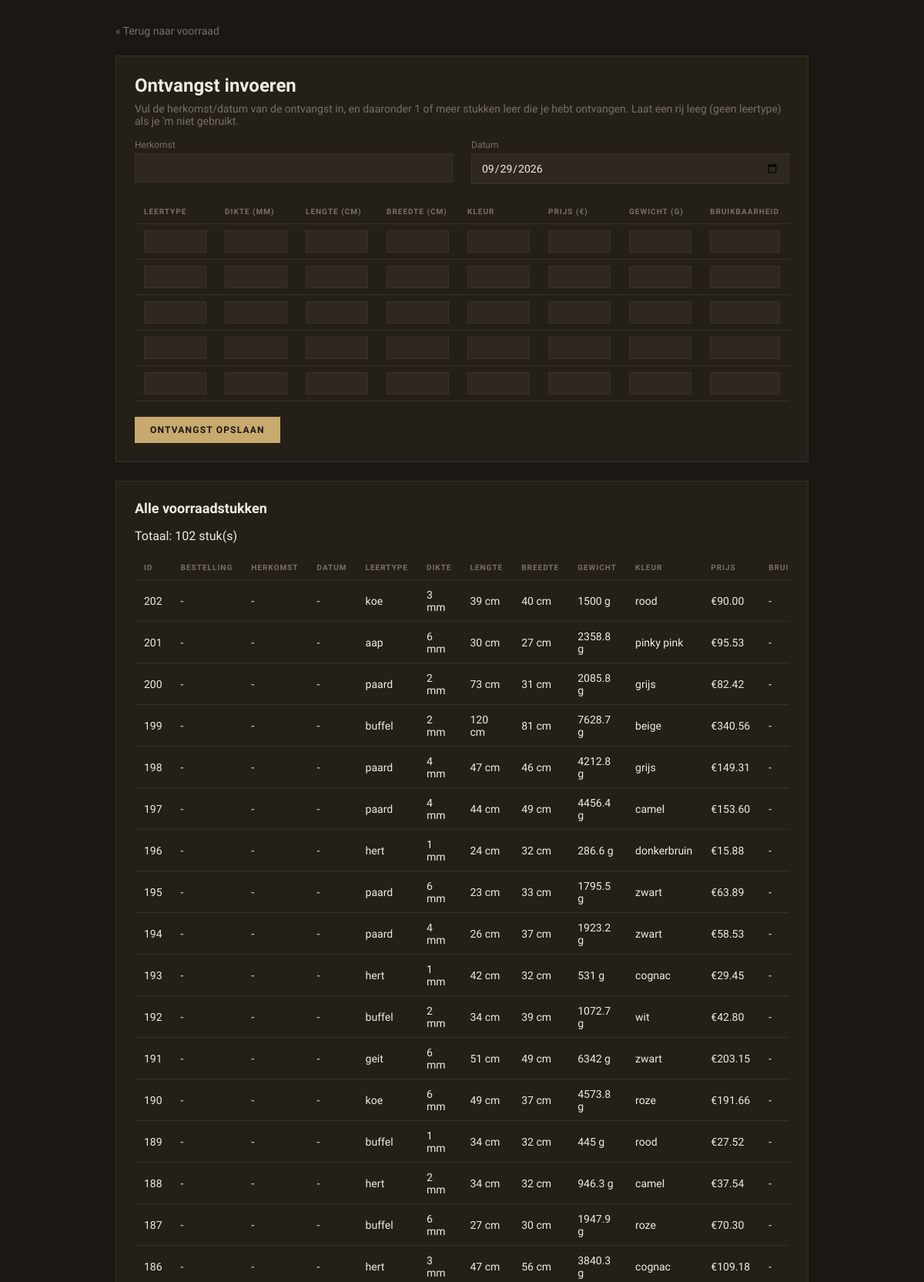
Screenshot of /insert.php (signed in, upper part) with the database file from the repository.
### tables this page shows
CREATE TABLE `voorraad` (
  `ID` int(11) NOT NULL,
  `leertype` varchar(255) NOT NULL,
  `dikteMM` int(11) NOT NULL,
  `lengteCM` int(11) NOT NULL,
  `breedteCM` int(11) NOT NULL,
  `gewichtG` float(11,1) NOT NULL,
  `kleur` varchar(255) NOT NULL,
  `prijs` float(11,2) NOT NULL,
  `status` varchar(50) NOT NULL DEFAULT 'beschikbaar',
  `ontvangst_ID` int(11) NOT NULL,
  `bestelling_ID` int(11) NOT NULL
);

### insert.php (the view, shortened to what this page needs)
<?php
    $conn = require_once "partials/dbconnection.php";
    $aantalRijen = 5;
    $ontvangstenStmt = $conn->prepare("SELECT v.id AS voorraad_id, v.bestelling_ID, v.status, v.leertype, v.dikteMM, v.lengteCM, v.breedteCM, v.gewichtG, v.kleur, v.prijs, o.ID AS ontvangst_id, o.herkomst, o.datum, oi.bruikbaarheid FROM voorraad v LEFT JOIN OntvangstItem oi ON oi.voorraad_id = v.id LEFT JOIN Ontvangst o ON o.ID = oi.ontvangst_id ORDER BY v.id DESC");
    $ontvangstenStmt->execute();
    $ontvangstStukken = $ontvangstenStmt->get_result()->fetch_all(MYSQLI_ASSOC);
?>
<!DOCTYPE html>
<html lang="nl">
<head>
    <link rel="stylesheet" type="text/css" href="css/style.css">
</head>
<body class="subpage">
    <div class="pagina-wrapper">
        <a class="terug-link" href="vooraad_beheer.php">&laquo; Terug naar voorraad</a>
        <div class="pagina-kaart invoer-kaart">
            <h1>Ontvangst invoeren</h1>
            <p class="rij-hint">Vul de herkomst/datum van de ontvangst in, en daaronder 1 of meer stukken leer die je hebt ontvangen. Laat een rij leeg (geen leertype) als je 'm niet gebruikt.</p>
            <form method="POST" action="">
                <div class="ontvangst-header">
                    <label>Herkomst
                        <input class="form-input" type="text" name="herkomst" required>
                    </label>
                    <label>Datum
                        <input class="form-input" type="date" name="datum" value="<?php echo date('Y-m-d'); ?>">
                    </label>
                </div>
                <div class="tabel-scroll">
                    <table class="items-table">
                        <thead>
                            <tr>
                                <th>Leertype</th>
                                <th>Dikte (mm)</th>
                                <th>Lengte (cm)</th>
                                <th>Breedte (cm)</th>
                                <th>Kleur</th>
                                <th>Prijs (&euro;)</th>
                                <th>Gewicht (g)</th>
                                <th>Bruikbaarheid</th>
                            </tr>
                        </thead>
                        <tbody>
                            <?php for ($i = 0; $i < $aantalRijen; $i++): ?>
                                <tr>
                                    <td><input type="text" name="leertype[]"></td>
                                    <td><input type="number" name="dikteMM[]" min="0"></td>
                                    <td><input type="number" name="lengteCM[]" min="0"></td>
                                    <td><input type="number" name="breedteCM[]" min="0"></td>
                                    <td><input type="text" name="kleur[]"></td>
                                    <td><input type="number" name="prijs[]" min="0" step="0.01"></td>
                                    <td><input type="number" name="gewichtG[]" min="0" step="0.1"></td>
                                    <td><input type="number" name="bruikbaarheid[]" min="0" step="0.1"></td>
                                </tr>
                            <?php endfor; ?>
                        </tbody>
                    </table>
                </div>
                <button class="btn-primary" type="submit">Ontvangst opslaan</button>
            </form>
        </div>
        <div class="pagina-kaart invoer-kaart">
            <h2>Alle voorraadstukken</h2>
            <p>Totaal: <?php echo count($ontvangstStukken); ?> stuk(<?php echo count($ontvangstStukken) === 1 ? '' : 's'; ?>)</p>
            <?php if (empty($ontvangstStukken)): ?>
                <p class="geen-data">Er zijn nog geen voorraadstukken.</p>
            <?php else: ?>
                <div class="tabel-scroll">
                    <table class="items-table">
                        <thead>
                            <tr>
                                <th>ID</th>
                                <th>Bestelling</th>
                                <th>Herkomst</th>
                                <th>Datum</th>
                                <th>Leertype</th>
                                <th>Dikte</th>
                                <th>Lengte</th>
                                <th>Breedte</th>
                                <th>Gewicht</th>
                                <th>Kleur</th>
                                <th>Prijs</th>
                                <th>Bruikbaarheid</th>
                            </tr>
                        </thead>
                        <tbody>
                            <?php foreach ($ontvangstStukken as $stuk): ?>
                                <tr>
                                    <td><?php echo (int) $stuk['voorraad_id']; ?></td>
                                    <td><?php echo (int) ($stuk['bestelling_ID'] ?? 0) ?: '-'; ?></td>
                                    <td><?php echo htmlspecialchars($stuk['herkomst'] ?? '-'); ?></td>
                                    <td><?php echo htmlspecialchars($stuk['datum'] ?? '-'); ?></td>
                                    <td><?php echo htmlspecialchars($stuk['leertype']); ?></td>
                                    <td><?php echo (int) $stuk['dikteMM']; ?> mm</td>
                                    <td><?php echo (int) $stuk['lengteCM']; ?> cm</td>
                                    <td><?php echo (int) $stuk['breedteCM']; ?> cm</td>
                                    <td><?php echo htmlspecialchars((string) $stuk['gewichtG']); ?> g</td>
                                    <td><?php echo htmlspecialchars($stuk['kleur'] ?? ''); ?></td>
                                    <td>&euro;<?php echo number_format((float) $stuk['prijs'], 2); ?></td>
                                    <td><?php echo isset($stuk['bruikbaarheid']) ? htmlspecialchars((string) $stuk['bruikbaarheid']) : '-'; ?></td>
                                </tr>
                            <?php endforeach; ?>
                        </tbody>
                    </table>
                </div>
            <?php endif; ?>
        </div>
    </div>
</body>
</html>

### css/style.css (style rules this page uses)
:root { --color-background: #1a1714; --color-text: #f0ebe3; --color-card: #242018; --color-accent: #c8a96e; --color-accent-text: #1a1714; --color-input-background: #2e2820; --color-text-muted: #7a6f63; --color-border: #3a3028; --color-success: #4ade80; --color-danger: #f87171; --font-mono: 'JetBrains Mono', monospace; --font-sans: 'Work Sans', sans-serif; }
* { box-sizing: border-box; }
html, body { min-height: 100%; }
body { margin: 0; font-family: var(--font-sans); background-color: var(--color-background); color: var(--color-text); scrollbar-width: thin; scrollbar-color: var(--color-border) transparent; }
h1 { font-size: 1.5rem; font-weight: 600; margin: 0 0 16px; }
h2 { font-size: 1.125rem; font-weight: 600; margin: 0; }
a { color: var(--color-accent); }
button { font-family: var(--font-sans); }
body.subpage { padding: 32px; }
.pagina-wrapper { max-width: 900px; margin: 0 auto; display: flex; flex-direction: column; gap: 24px; }
.terug-link { font-size: 0.875rem; color: var(--color-text-muted); text-decoration: none; }
.pagina-kaart { background: var(--color-card); border: 1px solid var(--color-border); padding: 24px; }
.invoer-kaart .rij-hint { font-size: 0.875rem; color: var(--color-text-muted); margin: -8px 0 16px; }
.form-input { width: 100%; background: var(--color-input-background); border: 1px solid var(--color-border); color: var(--color-text); font-size: 0.875rem; padding: 10px 12px; outline: none; font-family: var(--font-sans); }
label { display: flex; flex-direction: column; gap: 4px; font-size: 0.75rem; color: var(--color-text-muted); }
.btn-primary { padding: 10px 20px; background: var(--color-accent); color: var(--color-accent-text); border: none; font-size: 0.75rem; font-weight: 600; text-transform: uppercase; letter-spacing: 0.1em; cursor: pointer; transition: opacity .15s; }
.ontvangst-header { display: flex; gap: 24px; margin-bottom: 20px; flex-wrap: wrap; }
.ontvangst-header label { flex: 1; min-width: 180px; }
.tabel-scroll { overflow-x: auto; margin-bottom: 20px; }
table { width: 100%; border-collapse: collapse; font-size: 0.875rem; }
th { text-align: left; padding: 10px 12px; font-size: 0.625rem; text-transform: uppercase; letter-spacing: 0.1em; color: var(--color-text-muted); border-bottom: 1px solid var(--color-border); white-space: nowrap; }
td { padding: 8px 12px; border-bottom: 1px solid var(--color-border); vertical-align: middle; }
.items-table input { width: 100%; min-width: 80px; background: var(--color-input-background); border: 1px solid var(--color-border); color: var(--color-text); padding: 6px 8px; font-family: var(--font-sans); outline: none; }

### rows the page displays
voorraad: ID "202", bestelling_ID "-", herkomst "-", datum "-", leertype "koe", dikteMM "3", lengteCM "39", breedteCM "40", gewichtG "1500", kleur "rood", prijs "90.00"
voorraad: ID "201", bestelling_ID "-", herkomst "-", datum "-", leertype "aap", dikteMM "6", lengteCM "30", breedteCM "27", gewichtG "2358.8", kleur "pinky pink", prijs "95.53"
voorraad: ID "200", bestelling_ID "-", herkomst "-", datum "-", leertype "paard", dikteMM "2", lengteCM "73", breedteCM "31", gewichtG "2085.8", kleur "grijs", prijs "82.42"
voorraad: ID "199", bestelling_ID "-", herkomst "-", datum "-", leertype "buffel", dikteMM "2", lengteCM "120", breedteCM "81", gewichtG "7628.7", kleur "beige", prijs "340.56"
voorraad: ID "198", bestelling_ID "-", herkomst "-", datum "-", leertype "paard", dikteMM "4", lengteCM "47", breedteCM "46", gewichtG "4212.8", kleur "grijs", prijs "149.31"
voorraad: ID "197", bestelling_ID "-", herkomst "-", datum "-", leertype "paard", dikteMM "4", lengteCM "44", breedteCM "49", gewichtG "4456.4", kleur "camel", prijs "153.60"
voorraad: ID "196", bestelling_ID "-", herkomst "-", datum "-", leertype "hert", dikteMM "1", lengteCM "24", breedteCM "32", gewichtG "286.6", kleur "donkerbruin", prijs "15.88"
voorraad: ID "195", bestelling_ID "-", herkomst "-", datum "-", leertype "paard", dikteMM "6", lengteCM "23", breedteCM "33", gewichtG "1795.5", kleur "zwart", prijs "63.89"
voorraad: ID "194", bestelling_ID "-", herkomst "-", datum "-", leertype "paard", dikteMM "4", lengteCM "26", breedteCM "37", gewichtG "1923.2", kleur "zwart", prijs "58.53"
voorraad: ID "193", bestelling_ID "-", herkomst "-", datum "-", leertype "hert", dikteMM "1", lengteCM "42", breedteCM "32", gewichtG "531", kleur "cognac", prijs "29.45"
voorraad: ID "192", bestelling_ID "-", herkomst "-", datum "-", leertype "buffel", dikteMM "2", lengteCM "34", breedteCM "39", gewichtG "1072.7", kleur "wit", prijs "42.80"
voorraad: ID "191", bestelling_ID "-", herkomst "-", datum "-", leertype "geit", dikteMM "6", lengteCM "51", breedteCM "49", gewichtG "6342", kleur "zwart", prijs "203.15"
voorraad: ID "190", bestelling_ID "-", herkomst "-", datum "-", leertype "koe", dikteMM "6", lengteCM "49", breedteCM "37", gewichtG "4573.8", kleur "roze", prijs "191.66"
voorraad: ID "189", bestelling_ID "-", herkomst "-", datum "-", leertype "buffel", dikteMM "1", lengteCM "34", breedteCM "32", gewichtG "445", kleur "rood", prijs "27.52"
voorraad: ID "188", bestelling_ID "-", herkomst "-", datum "-", leertype "hert", dikteMM "2", lengteCM "34", breedteCM "32", gewichtG "946.3", kleur "camel", prijs "37.54"
voorraad: ID "187", bestelling_ID "-", herkomst "-", datum "-", leertype "buffel", dikteMM "6", lengteCM "27", breedteCM "30", gewichtG "1947.9", kleur "roze", prijs "70.30"
voorraad: ID "186", bestelling_ID "-", herkomst "-", datum "-", leertype "hert", dikteMM "3", lengteCM "47", breedteCM "56", gewichtG "3840.3", kleur "cognac", prijs "109.18"

### other values shown
count($ontvangstStukken) "102"
